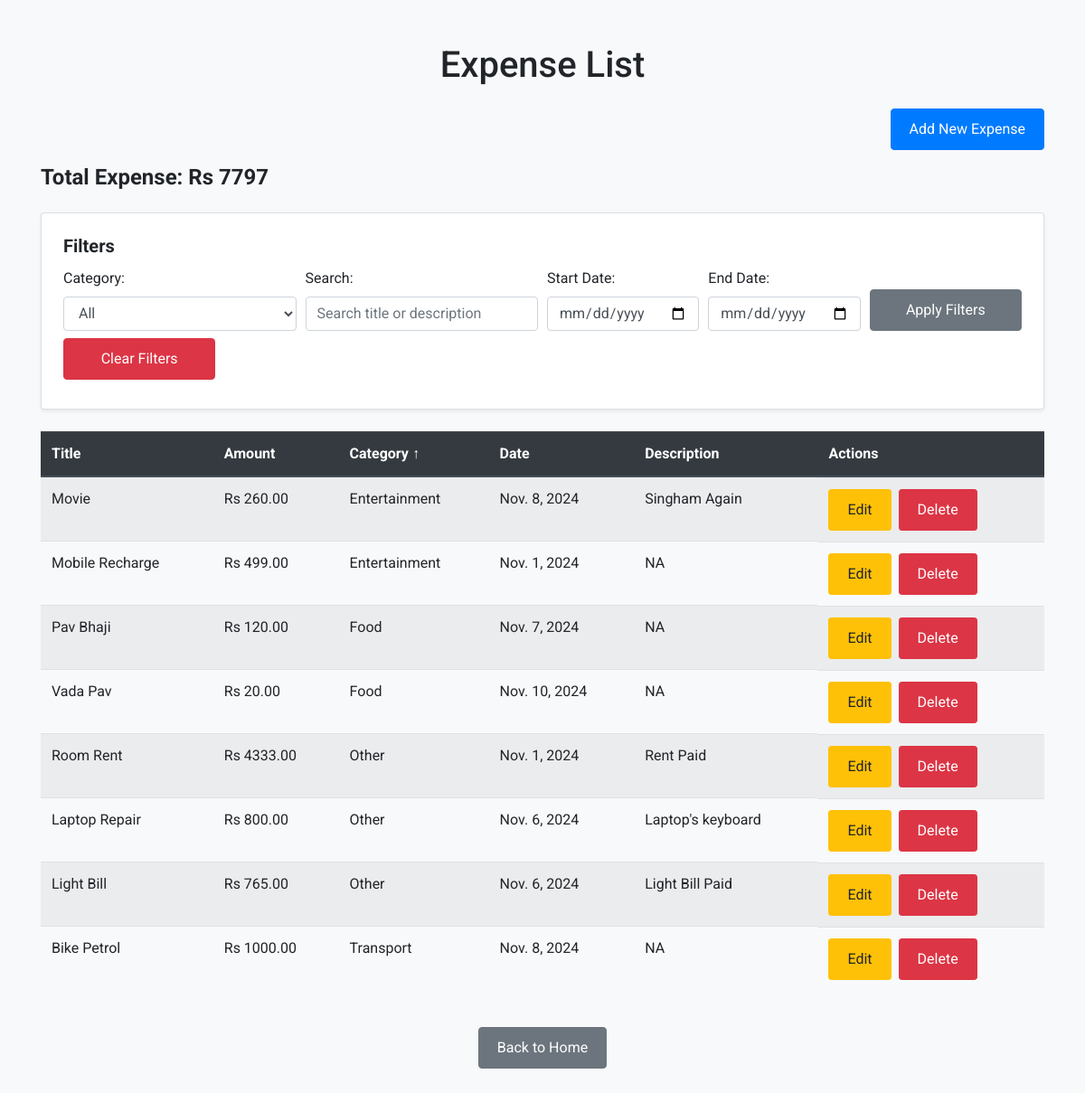
/expense_list/?sort_by=category&sort_order=asc, run on the app's committed database.
### expense/models.py (models this page shows, shortened)
class Expense(models.Model):
    CATEGORY_CHOICES = [
        ('Food', 'Food'),
        ('Transport', 'Transport'),
        ('Entertainment', 'Entertainment'),
        ('Other', 'Other'),
    ]
    title = models.CharField(max_length=100)
    amount = models.DecimalField(max_digits=10, decimal_places=2)
    category = models.CharField(max_length=50, choices=CATEGORY_CHOICES)
    date = models.DateField()
    description = models.TextField(null=True, blank=True)

### expense/views.py (the view)
# urls.py: path('expense_list/', views.expense_list, name='expense_list'),
def expense_list(request):
    expenses = Expense.objects.all()
    sort_by = request.GET.get('sort_by', 'date')  # Default sort by date
    sort_order = request.GET.get('sort_order', 'asc')  # Default sort order is ascending
    if sort_order == 'asc':
        expenses = expenses.order_by(sort_by)  # Ascending order
    elif sort_order == 'desc':
        expenses = expenses.order_by(f'-{sort_by}')  # Descending order
    category_filter = request.GET.get('category', '')
    if category_filter:
        expenses = expenses.filter(category=category_filter)
    search_term = request.GET.get('search', '')
    if search_term:
        expenses = expenses.filter(title__icontains=search_term)
    start_date = request.GET.get('start_date', '')
    end_date = request.GET.get('end_date', '')
    if start_date and end_date:
        expenses = expenses.filter(date__range=[start_date, end_date])
    total_expense = expenses.aggregate(Sum('amount'))['amount__sum'] or 0
    paginator = Paginator(expenses, 15)
    page = request.GET.get('page')
    expenses = paginator.get_page(page)
    if 'clear_filters' in request.GET:
        return redirect('expense_list')
    return render(request, 'expense/expense_list.html', {
        'expenses': expenses,
        'total_expense': total_expense,
        'paginator': paginator,
        'category_filter': category_filter,
        'search_term': search_term,
        'start_date': start_date,
        'end_date': end_date,
        'sort_by': sort_by,
        'sort_order': sort_order
    })

### expense/templates/expense/expense_list.html (shortened to what this page needs)
<!DOCTYPE html>
<html lang="en">
<head>
    {% load static %}
    <link href="https://cdn.jsdelivr.net/npm/bootstrap@4.5.0/dist/css/bootstrap.min.css" rel="stylesheet">
    <link href="{% static 'css/style.css' %}" rel="stylesheet">
</head>
<body>
    <div class="container my-5">
        <h1 class="text-center mb-4">Expense List</h1>
        <div class="text-right mb-3">
            <a href="{% url 'create_expense' %}" class="btn btn-primary">Add New Expense</a>
        </div>
        <div class="mb-4">
            <h4 class="font-weight-bold">Total Expense: Rs {{ total_expense }}</h4>
        </div>
        <div class="card p-4 mb-4 shadow-sm">
            <h5 class="card-title font-weight-bold">Filters</h5>
            <form class="form-row" method="GET">
                <div class="form-group col-md-3 mb-2">
                    <label for="category">Category:</label>
                    <select name="category" class="form-control">
                        <option value="">All</option>
                    </select>
                </div>
                <div class="form-group col-md-3 mb-2">
                    <label for="search">Search:</label>
                    <input type="text" name="search" value="{{ search_term }}" class="form-control" placeholder="Search title or description">
                </div>
                <div class="form-group col-md-2 mb-2">
                    <label for="start_date">Start Date:</label>
                    <input type="date" name="start_date" value="{{ start_date }}" class="form-control">
                </div>
                <div class="form-group col-md-2 mb-2">
                    <label for="end_date">End Date:</label>
                    <input type="date" name="end_date" value="{{ end_date }}" class="form-control">
                </div>
                <div class="form-group col-md-2 mb-2 d-flex align-items-end">
                    <button type="submit" class="btn btn-secondary w-100">Apply Filters</button>
                </div>
                <div class="form-group col-md-2 mb-2 d-flex align-items-end">
                    <a href="{% url 'expense_list' %}?clear_filters=true" class="btn btn-danger w-100">Clear Filters</a>
                </div>
            </form>
        </div>
        <div class="table-responsive mb-4">
            <table class="table table-striped table-hover">
                <thead class="thead-dark">
                    <tr>
                        <th style="color: white;">
                            <a href="?sort_by=title&sort_order={% if sort_by == 'title' and sort_order == 'asc' %}desc{% else %}asc{% endif %}" style="color: white;">
                                Title
                            </a>
                        </th>
                        <th style="color: white;">
                            <a href="?sort_by=amount&sort_order={% if sort_by == 'amount' and sort_order == 'asc' %}desc{% else %}asc{% endif %}" style="color: white;">
                                Amount
                            </a>
                        </th>
                        <th style="color: white;">
                            <a href="?sort_by=category&sort_order={% if sort_by == 'category' and sort_order == 'asc' %}desc{% else %}asc{% endif %}" style="color: white;">
                                Category
                                {% if sort_by == 'category' %}
                                    {% if sort_order == 'asc' %}↑{% else %}↓{% endif %}
                                {% endif %}
                            </a>
                        </th>
                        <th style="color: white;">
                            <a href="?sort_by=date&sort_order={% if sort_by == 'date' and sort_order == 'asc' %}desc{% else %}asc{% endif %}" style="color: white;">
                                Date
                            </a>
                        </th>
                        <th style="color: white;">
                            <a href="?sort_by=description&sort_order={% if sort_by == 'description' and sort_order == 'asc' %}desc{% else %}asc{% endif %}" style="color: white;">
                                Description
                            </a>
                        </th>
                        <th style="color: white;">Actions</th>
                    </tr>
                </thead>
                <tbody>
                    {% for expense in expenses %}
                        <tr>
                            <td>{{ expense.title }}</td>
                            <td>Rs {{ expense.amount }}</td>
                            <td>{{ expense.get_category_display }}</td>
                            <td>{{ expense.date }}</td>
                            <td>{{ expense.description }}</td>
                            <td class="d-flex">
                                <a href="{% url 'update_expense' expense.pk %}" class="btn btn-warning btn-sm mr-2">Edit</a>
                                <a href="{% url 'delete_expense' expense.pk %}" class="btn btn-danger btn-sm">Delete</a>
                            </td>
                        </tr>
                    {% empty %}
                        <tr>
                            <td colspan="6" class="text-center">No expenses found</td>
                        </tr>
                    {% endfor %}
                </tbody>
            </table>
        </div>
        <div class="text-center mt-4">
            <a href="{% url 'home' %}" class="btn btn-secondary">Back to Home</a>
        </div>
    </div>
</body>
</html>

### expense/static/css/style.css (style rules this page uses)
body { font-family: 'Roboto', sans-serif; background-color: #f8f9fa; }
.container { margin-top: 50px; }
.card { margin-bottom: 30px; }
.btn-primary, .btn-secondary, .btn-warning, .btn-danger { padding: 10px 20px; font-size: 16px; }
.table th { background-color: #007bff; color: white; }

### data on the page
Expense: title "Movie", amount "260.00", category "Entertainment", date "Nov. 8, 2024", description "Singham Again"
Expense: title "Mobile Recharge", amount "499.00", category "Entertainment", date "Nov. 1, 2024", description "NA"
Expense: title "Pav Bhaji", amount "120.00", category "Food", date "Nov. 7, 2024", description "NA"
Expense: title "Vada Pav", amount "20.00", category "Food", date "Nov. 10, 2024", description "NA"
Expense: title "Room Rent", amount "4333.00", category "Other", date "Nov. 1, 2024", description "Rent Paid"
Expense: title "Laptop Repair", amount "800.00", category "Other", date "Nov. 6, 2024", description "Laptop's keyboard"
Expense: title "Light Bill", amount "765.00", category "Other", date "Nov. 6, 2024", description "Light Bill Paid"
Expense: title "Bike Petrol", amount "1000.00", category "Transport", date "Nov. 8, 2024", description "NA"

### other printed values
{{ total_expense }} "7797"
